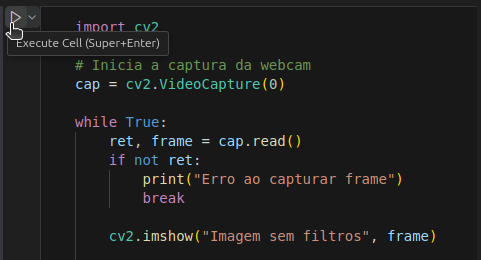
#> input picture image-1.png, 481 x 260 px, given in place of the camera
$ jupyter execute roteiro.ipynb   (text cells are left out)
#> lines starting #> are read from the running program, lines starting #| are printed output that depends on the picture; after the words box and inside, x2 and y2 are one past the last pixel; in counts of white or black regions, pixels touching at a corner belong together
### utils.py
import cv2


def flip_and_show_image(image_name, image):
    image = cv2.flip(image, 1)
    cv2.imshow(image_name, image)
    return cv2.waitKey(1)

### roteiro.ipynb
[cell 1]
import cv2
from utils import flip_and_show_image

# Inicia a captura da webcam
cap = cv2.VideoCapture(0)

while True:
    ret, frame = cap.read()
#> frame is the input picture: shape (260, 481, 3); mean B, G, R 30, 30.5, 30.1
    if not ret:
        print("Erro ao capturar frame")
        break

    key = flip_and_show_image("Imagem sem filtros", frame)
#> in flip_and_show_image, `image = cv2.flip(image, 1)`:
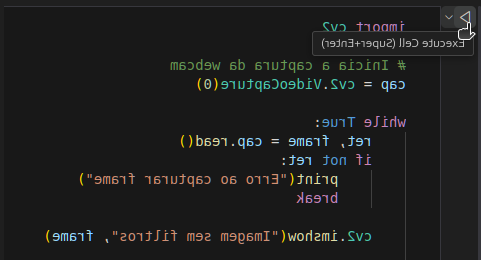
#> image: shape (260, 481, 3); mean of channels 0, 1, 2 30, 30.5, 30.1; drawn as B, G, R
#> (key q is pressed here)
#> key = 113
    if key in (27, ord("q")):
        break

cap.release()
cv2.destroyAllWindows()

[cell 2]
import cv2
import numpy as np
from utils import flip_and_show_image

# Inicia a captura da webcam
cap = cv2.VideoCapture(0)

while True:
    ret, frame = cap.read()
    if not ret:
        print("Erro ao capturar frame")
        break

    g_blurred_image = cv2.GaussianBlur(frame, (5, 5), 0)
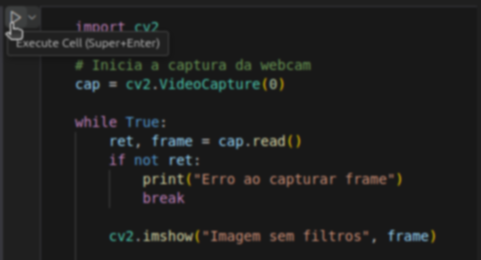
#> g_blurred_image: shape (260, 481, 3); mean B, G, R 30, 30.5, 30.1

    image = np.hstack((g_blurred_image, frame))
#> image: shape (260, 962, 3)
    key = flip_and_show_image("Imagem Original | Imagem com Blur Gaussiano", image)
#> in flip_and_show_image (call 2), `image = cv2.flip(image, 1)`:
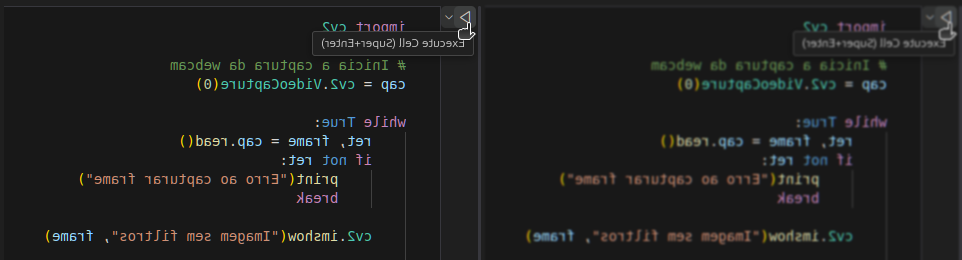
#> image: shape (260, 962, 3); mean of channels 0, 1, 2 30, 30.5, 30.1; drawn as B, G, R
#> (key Esc is pressed here)
#> key = 27
    if key in (27, ord("q")):
        break

cap.release()
cv2.destroyAllWindows()

[cell 3]
import cv2
import numpy as np

from utils import flip_and_show_image

def nothing(x):
    pass

# Cria janela com trackbars
cv2.namedWindow("Trackbars")
cv2.resizeWindow("Trackbars", 400, 300)

cv2.createTrackbar("H Min", "Trackbars", 0, 179, nothing)
cv2.createTrackbar("H Max", "Trackbars", 179, 179, nothing)
cv2.createTrackbar("S Min", "Trackbars", 0, 255, nothing)
cv2.createTrackbar("S Max", "Trackbars", 255, 255, nothing)
cv2.createTrackbar("V Min", "Trackbars", 0, 255, nothing)
cv2.createTrackbar("V Max", "Trackbars", 255, 255, nothing)

cap = cv2.VideoCapture(0)

while True:
    ret, frame = cap.read()
    if not ret:
        break

    frame = cv2.flip(frame, 1)  # espelha para facilitar calibração
    hsv = cv2.cvtColor(frame, cv2.COLOR_BGR2HSV)
#> hsv: shape (260, 481, 3); mean H, S, V 5.5, 8.1, 32.3

    # Lê os valores dos trackbars
    h_min = cv2.getTrackbarPos("H Min", "Trackbars")
    h_max = cv2.getTrackbarPos("H Max", "Trackbars")
    s_min = cv2.getTrackbarPos("S Min", "Trackbars")
    s_max = cv2.getTrackbarPos("S Max", "Trackbars")
    v_min = cv2.getTrackbarPos("V Min", "Trackbars")
    v_max = cv2.getTrackbarPos("V Max", "Trackbars")

    lower = np.array([h_min, s_min, v_min])
    upper = np.array([h_max, s_max, v_max])

    # Cria a máscara
    binary_mask = cv2.inRange(hsv, lower, upper)
#> binary_mask: shape (260, 481); every value is 255
    result = cv2.bitwise_and(frame, frame, mask=binary_mask)

    # Concatena as imagens lado a lado
    mask_bgr = cv2.cvtColor(binary_mask, cv2.COLOR_GRAY2BGR)
#> mask_bgr: shape (260, 481, 3); every value is 255
    stacked = np.hstack((result, mask_bgr))
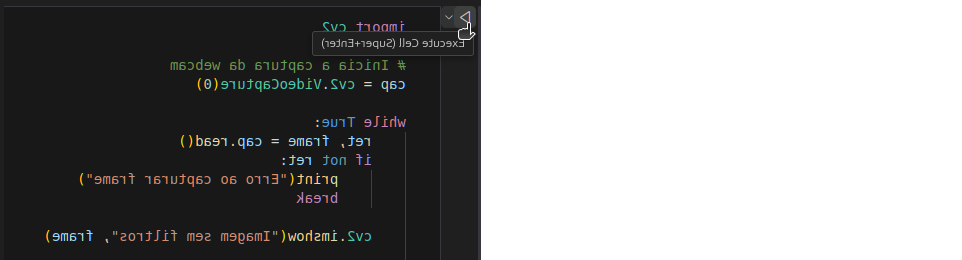
#> stacked: shape (260, 962, 3); mean B, G, R 142.5, 142.7, 142.6

    cv2.imshow("Mascara | Resultado", stacked)
    key = cv2.waitKey(1)
#> (key q is pressed here)
    if key in (27, ord("q")):  # tecla ESC para sair
        break

print("Valores finais:")
print("H Min:", h_min)
print("H Max:", h_max)
print("S Min:", s_min)
print("S Max:", s_max)
print("V Min:", v_min)
print("V Max:", v_max)

cap.release()
cv2.destroyAllWindows()

[cell 4]
import cv2
from utils import flip_and_show_image

# Inicia a captura da webcam
cap = cv2.VideoCapture(0)

while True:
    ret, frame = cap.read()
    if not ret:
        print("Erro ao capturar frame")
        break

    # Converte a imagem para escala de cinza
    gray = cv2.cvtColor(frame, cv2.COLOR_BGR2GRAY)
    binary = cv2.threshold(gray, 100, 255, cv2.THRESH_BINARY)[1]
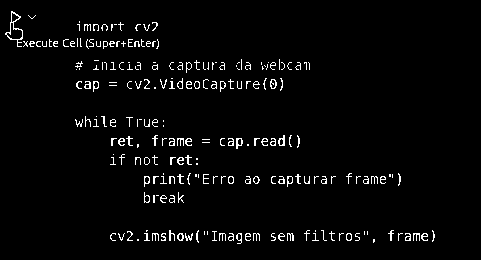
#> binary: shape (260, 481); 3.1% white in thin lines or dots, all inside (x1, y1, x2, y2) = (5, 11, 435, 244)

    kernel = np.ones((7, 7), np.uint8)
    binary_mask = cv2.morphologyEx(binary, cv2.MORPH_OPEN, kernel)
#> binary_mask: shape (260, 481); every value is 0
    binary_mask = cv2.morphologyEx(binary_mask, cv2.MORPH_CLOSE, kernel)

    binary_mask = cv2.bitwise_and(frame, frame, mask=binary_mask)
#> binary_mask: shape (260, 481, 3); every value is 0
    binary = cv2.bitwise_and(frame, frame, mask=binary)
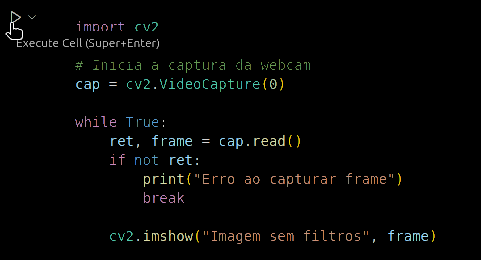
#> binary: shape (260, 481, 3); mean B, G, R 4, 4.7, 4.3

    # binary = cv2.cvtColor(binary, cv2.COLOR_GRAY2BGR)
    image = np.hstack((binary_mask, binary))
    key = flip_and_show_image(
        "Imagem Binarizada | Imagem Binarizada com Operacoes Morfologicas", image
    )
#> in flip_and_show_image (call 3), `image = cv2.flip(image, 1)`:
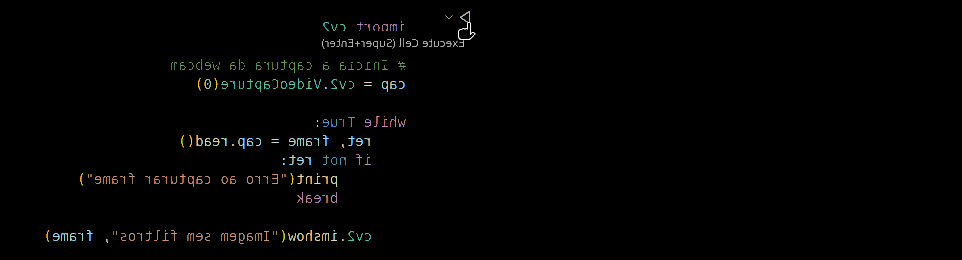
#> image: shape (260, 962, 3); mean of channels 0, 1, 2 2, 2.4, 2.2; drawn as B, G, R
#> key = 13
    if key in (27, ord("q")):
        break

cap.release()
cv2.destroyAllWindows()

[cell 5]
import cv2
from utils import flip_and_show_image

# Inicia a captura da webcam
cap = cv2.VideoCapture(0)

while True:
    ret, frame = cap.read()
    if not ret:
        print("Erro ao capturar frame")
        break

    # Converte a imagem para escala de cinza
    gray = cv2.cvtColor(frame, cv2.COLOR_BGR2GRAY)
    binary = cv2.threshold(gray, 100, 255, cv2.THRESH_BINARY)[1]

    # mask = cv2.bitwise_and(frame, frame, mask=binary)
    # mask = cv2.cvtColor(mask, cv2.COLOR_BGR2GRAY)

    contours, _ = cv2.findContours(binary, cv2.RETR_EXTERNAL, cv2.CHAIN_APPROX_SIMPLE)
#> contours = 224 contours, 190 with area under 20; largest, box (x1, y1, x2, y2) and area: (5, 11, 23, 47) 231, (270, 79, 277, 89) 45, (236, 138, 243, 149) 42, (278, 135, 285, 146) 42, (177, 233, 184, 241) 35

    filtered_contours = []
    for contour in contours:
        area = cv2.contourArea(contour)
        if area > 1000 and area < 100000:
            filtered_contours.append(contour)
#> this loop made 224 passes
#> area on passes 3, 5, 8: 20.5, 22, 33
#> after the loop, filtered_contours = []

    # mask = cv2.cvtColor(mask, cv2.COLOR_GRAY2BGR)

    filtered_image = np.zeros_like(frame)
    filtered_image = cv2.drawContours(
        filtered_image, filtered_contours, -1, (255, 255, 255), -1
    )

    filtered_image = cv2.cvtColor(filtered_image, cv2.COLOR_BGR2GRAY)
    filtered_image = cv2.bitwise_and(frame, frame, mask=filtered_image)

    binary_mask = cv2.bitwise_and(frame, frame, mask=binary)
    image = np.hstack((filtered_image, binary_mask))
    key = flip_and_show_image(
        "Imagem Binarizada x Imagem Binarizada com Operacoes Morfologicas", image
    )
#> key = 27
    if key in (27, ord("q")):
        break

cap.release()
cv2.destroyAllWindows()

[cell 6]
import cv2
import numpy as np
import time
import random
from utils import flip_and_show_image

# Limites da cor (ajustáveis conforme o objeto)
lower_color = np.array([18, 70, 64])
upper_color = np.array([35, 255, 255])

# Webcam
cap = cv2.VideoCapture(0)

# Inicialização do círculo de tolerância
radius = 80
min_radius = 2
circle_pos = (320, 240)  # inicial (centro)
hold_time_required = 3  # segundos
hold_start_time = None
score = 0

font = cv2.FONT_HERSHEY_SIMPLEX

def new_circle_position(frame_shape):
    h, w = frame_shape[:2]
    x = random.randint(radius, w - radius)
    y = random.randint(radius, h - radius)
    return (x, y)

def circularity(contour):
    area = cv2.contourArea(contour)
    perimeter = cv2.arcLength(contour, True)
    if perimeter == 0:
        return 0  # evita divisão por zero
    circularity = 4 * np.pi * (area / (perimeter * perimeter))
    return circularity

while True:
    ret, frame = cap.read()
    if not ret:
        break

    # Flip para efeito espelho (opcional)
    frame = cv2.flip(frame, 1)

    # Conversão para HSV
    hsv = cv2.cvtColor(frame, cv2.COLOR_BGR2HSV)

    # Filtragem por Blur
    mask = cv2.GaussianBlur(hsv, (5, 5), 0)
#> mask: shape (260, 481, 3); mean H, S, V 5.5, 8.1, 32.3

    # Filtragem por Cor
    mask = cv2.inRange(mask, lower_color, upper_color)
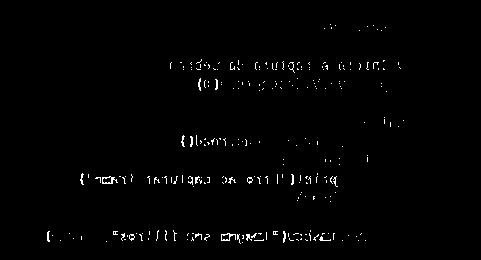
#> mask: shape (260, 481); 1.1% white in thin lines or dots, all inside (x1, y1, x2, y2) = (47, 24, 404, 244)

    # Filtragem por Operação Morfológica
    kernel = np.ones((7, 7), np.uint8)
    mask = cv2.morphologyEx(mask, cv2.MORPH_OPEN, kernel)
    kernel = np.ones((7, 7), np.uint8)
    mask = cv2.morphologyEx(mask, cv2.MORPH_CLOSE, kernel)

    # Filtragem por Área de Pixels
    contours, _ = cv2.findContours(mask, cv2.RETR_EXTERNAL, cv2.CHAIN_APPROX_SIMPLE)
#> contours = []
    filtered_contours = []
    for contour in contours:
        area = cv2.contourArea(contour)
        if area < 40000 and area > 1000 and circularity(contour) > 0.5:
            filtered_contours.append(contour)
#> this loop made 0 passes

    # print(filtered_contours)
    object_center = None
    if filtered_contours:
        best_contour = sorted(filtered_contours, key=circularity, reverse=True)[0]

        blank = np.zeros_like(mask)
        mask = cv2.drawContours(blank, [best_contour], -1, (255, 255, 255), -1)

        # Momentos para detectar centro do objeto
        M = cv2.moments(mask)
        if M["m00"] > 0:
            cx = int(M["m10"] / M["m00"])
            cy = int(M["m01"] / M["m00"])
            object_center = (cx, cy)

            # Desenha centro do objeto
            cv2.circle(frame, object_center, 5, (255, 0, 0), -1)

            # Desenha linha até centro do círculo
            cv2.line(frame, circle_pos, object_center, (0, 255, 255), 2)

    # Desenha círculo de tolerância
    if object_center:
        dist = np.linalg.norm(np.array(object_center) - np.array(circle_pos))
        inside = dist <= radius
    else:
        inside = False

    circle_color = (0, 255, 0) if inside else (0, 0, 255)
    cv2.circle(frame, circle_pos, radius, circle_color, 2)

    # Lógica de tempo e pontuação
    now = time.time()
    if inside:
        if hold_start_time is None:
            hold_start_time = now
        elif now - hold_start_time >= hold_time_required:
            score += 1
            print(f"Ponto! Pontuação atual: {score}")
            hold_start_time = None
            if radius > 20:
                radius = max(radius - 10, min_radius)
            elif radius > 10:
                radius = max(radius - 3, min_radius)
            elif radius > 1:
                radius = max(radius - 1, min_radius)
            circle_pos = new_circle_position(frame.shape)
    else:
        hold_start_time = None

    # Feedback na tela
    if hold_start_time:
        elapsed = now - hold_start_time
        cv2.putText(frame, f"Segure por: {hold_time_required - elapsed:.1f}s", (10, 30), font, 0.8, (0, 255, 0), 2)
    else:
        cv2.putText(frame, "Mantenha o objeto no circulo!", (10, 30), font, 0.8, (0, 0, 255), 2)

    cv2.putText(frame, f"Pontos: {score}", (10, 60), font, 0.8, (255, 255, 255), 2)

    # Fim de jogo
    if radius == min_radius:
        cv2.putText(frame, "JOGO ENCERRADO!", (200, 240), font, 1, (0, 255, 0), 3)

    # Mostrar resultado
    mask = cv2.cvtColor(mask, cv2.COLOR_GRAY2BGR)
    frame = cv2.flip(frame, 1)
    mask = cv2.flip(mask, 1)
    result = np.hstack((mask, frame))
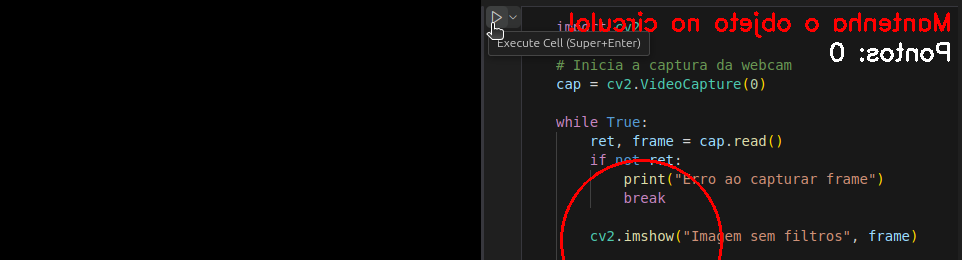
#> result: shape (260, 962, 3); mean B, G, R 15.3, 15.6, 18.7

    key = flip_and_show_image("Jogo Visual Servoing | Mascara de Filtros", result)
#> in flip_and_show_image (call 7), `image = cv2.flip(image, 1)`:
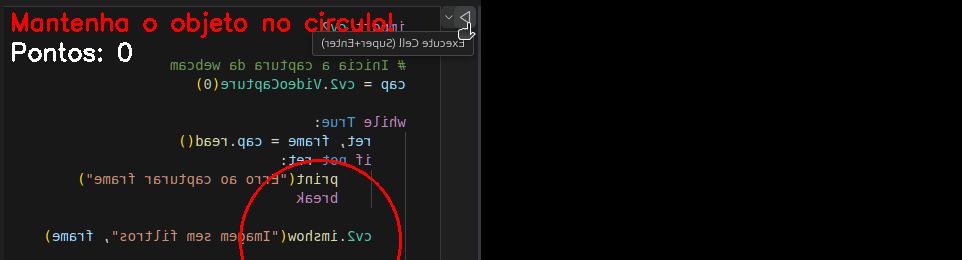
#> image: shape (260, 962, 3); mean of channels 0, 1, 2 15.3, 15.6, 18.7; drawn as B, G, R
#> key = 13
    if key in (27, ord("q")):
        break

cap.release()
cv2.destroyAllWindows()
